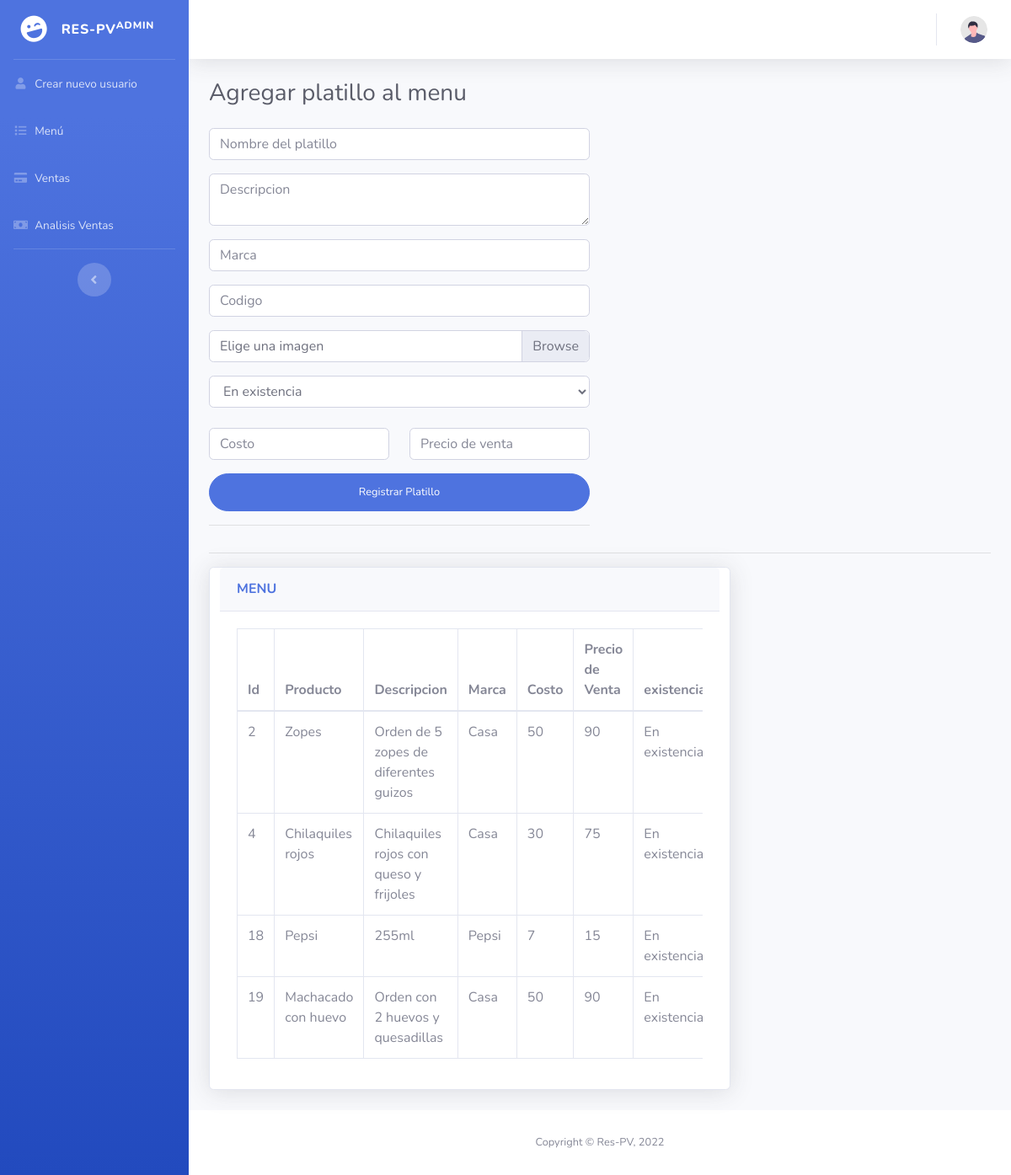
Page /menu.php on the committed database.
### tables this page shows
CREATE TABLE `product` (
  `id_product` int(11) NOT NULL,
  `name_product` varchar(40) NOT NULL,
  `description_product` varchar(50) NOT NULL,
  `mark_product` varchar(30) NOT NULL,
  `unitaryPrice_product` int(11) NOT NULL,
  `cost_product` int(11) NOT NULL,
  `code_product` int(11) NOT NULL,
  `productExistance` int(11) NOT NULL,
  `category_product` int(11) DEFAULT NULL,
  `img_product` longblob DEFAULT NULL
);

### db.php (called while the page is built, shortened)
<?php
    class Conexion{
        private $driver = "mysql";
        private $host = "localhost";
        private $dbname = "respv";
        private $usuario = "root";
        private $contrasena = "";
        public function __construct(){
            try {
                $db = new PDO("{$this->driver}:host={$this->host};dbname={$this->dbname}",$this->usuario,$this->contrasena);
                $db->setAttribute(PDO::ATTR_ERRMODE, PDO::ERRMODE_EXCEPTION);
                return $db;
            } catch (PDOException $e) {
                echo "Ha ocurrido un error al conectarse a la base de datos" . $e->getMessage();
            }
        }
    }
?>

### menu/Modelo/menu.php (called while the page is built, shortened)
<?php
    require_once(__DIR__.'/../../db.php');
    class Menu extends Conexion{
        public function __construct(){
            $this->db = parent::__construct();
        }
        public function get(){
            $rows = null;
            $statement = $this->db->prepare("SELECT * FROM product");
            $statement->execute();
            while ($result = $statement->fetch()) {
                $rows[] = $result;
            }
            return $rows;
        }
    }
?>

### menu.php (the view, shortened to what this page needs)
<?php
require_once("menu/Modelo/menu.php");
$ModeloMenu = new Menu();
?>
<!DOCTYPE html>
<html lang="en">
<head>
    <link href="vendor/fontawesome-free/css/all.min.css" rel="stylesheet" type="text/css">
    <link href="css/sb-admin-2.min.css" rel="stylesheet">
</head>
<body id="page-top">
    <div id="wrapper">
        <ul class="navbar-nav bg-gradient-primary sidebar sidebar-dark accordion" id="accordionSidebar">
            <a class="sidebar-brand d-flex align-items-center justify-content-center" href="homeAdministrador.php">
                <div class="sidebar-brand-icon rotate-n-15">
                    <i class="fas fa-laugh-wink"></i>
                </div>
                <div class="sidebar-brand-text mx-3">Res-PV<sup>Admin</sup></div>
            </a>
            <hr class="sidebar-divider my-0">
            <li class="nav-item">
                <a class="nav-link" href="createUser.php">
                    <i class="fas fa-fw fa-user"></i>
                    <span>Crear nuevo usuario</span></a>
            </li>
            <li class="nav-item">
                <a class="nav-link" href="menu.php">
                    <i class="fas fa-fw fa-list"></i>
                    <span>Menú</span></a>
            </li>
            <li class="nav-item">
                <a class="nav-link" href="sales.php">
                    <i class="fas fa-fw fa-credit-card"></i>
                    <span>Ventas</span></a>
            </li>
            <li class="nav-item">
                <a class="nav-link" href="analisisVentas.php">
                    <i class="fas fa-fw fa-money-bill"></i>
                    <span>Analisis Ventas</span></a>
            </li>
            <hr class="sidebar-divider d-none d-md-block">
            <div class="text-center d-none d-md-inline">
                <button class="rounded-circle border-0" id="sidebarToggle"></button>
            </div>
        </ul>
        <div id="content-wrapper" class="d-flex flex-column">
            <div id="content">
                <nav class="navbar navbar-expand navbar-light bg-white topbar mb-4 static-top shadow">
                    <ul class="navbar-nav ml-auto">
                        <li class="nav-item dropdown no-arrow">
                            <a class="nav-link dropdown-toggle" href="#" id="userDropdown" role="button"
                                data-toggle="dropdown" aria-haspopup="true" aria-expanded="false">
                                <img class="img-profile rounded-circle"
                                    src="img/undraw_profile.svg">
                            </a>
                        </li>
                    </ul>
                </nav>
                <div class="container-fluid">
                    <div class="d-sm-flex align-items-center justify-content-between mb-4">
                        <h1 class="h3 mb-0 text-gray-800">Agregar platillo al menu </h1>
                    </div>
                    <div class="row">
                        <div class="col-md-6">
                            <form class="user" action="menu/Controlador/addPlatillo.php" method="POST" enctype="multipart/form-data">
                                <div class="form-group">
                                    <input required type="text" class="form-control" placeholder="Nombre del platillo" name="nombre">
                                </div>
                                <div class="form-group">
                                    <textarea required class="form-control" placeholder="Descripcion" name="descripcion" maxlength="50"></textarea>
                                </div>
                                <div class="form-group">
                                    <input required type="text" class="form-control" placeholder="Marca" name="marca">
                                </div>
                                <div class="form-group">
                                    <input required type="text" class="form-control" placeholder="Codigo" name="codigo">
                                </div>
                                <div class="form-group">
                                    <div class="custom-file">
                                        <label class="custom-file-label" for="inputGroupFile01">Elige una imagen</label>
                                    </div>
                                </div>
                                <div class="form group">
                                    <select class="form-control" name="existencia">
                                        <option value="1"><?php echo 'En existencia'; ?></option>
                                    </select>
                                </div>
                                <br>
                                <div class="form-group row">
                                    <div class="col-sm-6 mb-3 mb-sm-0">
                                        <input requiredtype="text" class="form-control" placeholder="Costo" name="costo">
                                    </div>
                                    <div class="col-sm-6">
                                        <input requiredtype="text" class="form-control" placeholder="Precio de venta" name="precio">
                                    </div>
                                </div>
                                <input type ="submit" class="btn btn-primary btn-user btn-block" value="Registrar Platillo">
                                <hr>
                            </form>
                        </div>
                    </div>
                    <hr>
                    <div class="card shadow mb-4 col-lg-8">
                        <div class="card-header py-3">
                            <h6 class="m-0 font-weight-bold text-primary">MENU</h6>
                        </div>
                        <div class="card-body" >
                            <div class="table-responsive">
                                <table class="table table-bordered" id="dataTable" width="100%" cellspacing="0">
                                <thead>
                                    <th>Id</th>
                                    <th>Producto</th>
                                    <th>Descripcion</th>
                                    <th>Marca</th>
                                    <th>Costo</th>
                                    <th>Precio de Venta</th>
                                    <th>existencia</th>
                                </thead>
                                <tbody>
                                <?php
                                    $productos = $ModeloMenu->get();
                                    if($productos != null){
                                        foreach($productos as $platillo){
                                ?>
                                    <tr>
                                        <td><?php echo $platillo['id_product'];?></td>
                                        <td><?php echo $platillo['name_product'];?></td>
                                        <td><?php echo $platillo['description_product'];?></td>
                                        <td><?php echo $platillo['mark_product'];?></td>
                                        <td><?php echo $platillo['cost_product'];?></td>
                                        <td><?php echo $platillo['unitaryPrice_product'];?></td>
                                        <td>
                                            <?php
                                                if ($platillo['productExistance']==1) {
                                                    echo "En existencia";
                                                }else{
                                                    if ($platillo['productExistance']==0) {
                                                        echo "Sin existencia";
                                                    }
                                                }
                                            ?>
                                        </td>
                                    </tr>
                                <?php
                                        }
                                    }
                                ?>
                                </tbody>
                            </table>
                            </div>
                     </div>
                </div>
            </div>
            <footer class="sticky-footer bg-white">
                <div class="container my-auto">
                    <div class="copyright text-center my-auto">
                        <span>Copyright &copy; Res-PV, 2022 </span>
                    </div>
                </div>
            </footer>
        </div>
    </div>
</body>
</html>

### rows in the picture
product: id_product "2", name_product "Zopes", description_product "Orden de 5 zopes de diferentes guizos", mark_product "Casa", cost_product "50", unitaryPrice_product "90", productExistance "En…"
product: id_product "4", name_product "Chilaquiles rojos", description_product "Chilaquiles rojos con queso y frijoles", mark_product "Casa", cost_product "30", unitaryPrice_product "75", productExistance "En…"
product: id_product "18", name_product "Pepsi", description_product "255ml", mark_product "Pepsi", cost_product "7", unitaryPrice_product "15", productExistance "En…"
product: id_product "19", name_product "Machacado con huevo", description_product "Orden con 2 huevos y quesadillas", mark_product "Casa", cost_product "50", unitaryPrice_product "90", productExistance "En…"
